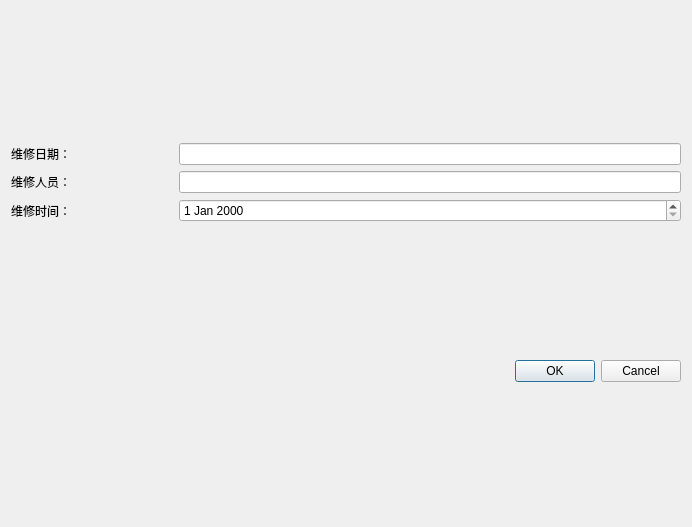
<?xml version="1.0" encoding="UTF-8"?>
<ui version="4.0">
 <class>addDataDialog_2</class>
 <widget class="QDialog" name="addDataDialog_2">
  <property name="geometry">
   <rect>
    <x>0</x>
    <y>0</y>
    <width>692</width>
    <height>527</height>
   </rect>
  </property>
  <property name="windowTitle">
   <string>添加维修记录</string>
  </property>
  <layout class="QGridLayout" name="gridLayout">
   <item row="0" column="0">
    <layout class="QVBoxLayout" name="verticalLayout">
     <item>
      <layout class="QHBoxLayout" name="horizontalLayout">
       <item>
        <widget class="QLabel" name="label">
         <property name="minimumSize">
          <size>
           <width>162</width>
           <height>0</height>
          </size>
         </property>
         <property name="maximumSize">
          <size>
           <width>162</width>
           <height>16777215</height>
          </size>
         </property>
         <property name="text">
          <string>维修日期：</string>
         </property>
        </widget>
       </item>
       <item>
        <widget class="QLineEdit" name="lineEdit"/>
       </item>
      </layout>
     </item>
     <item>
      <layout class="QHBoxLayout" name="horizontalLayout_2">
       <item>
        <widget class="QLabel" name="label_2">
         <property name="minimumSize">
          <size>
           <width>162</width>
           <height>0</height>
          </size>
         </property>
         <property name="maximumSize">
          <size>
           <width>162</width>
           <height>16777215</height>
          </size>
         </property>
         <property name="text">
          <string>维修人员：</string>
         </property>
        </widget>
       </item>
       <item>
        <widget class="QLineEdit" name="lineEdit_2"/>
       </item>
      </layout>
     </item>
     <item>
      <layout class="QHBoxLayout" name="horizontalLayout_3">
       <item>
        <widget class="QLabel" name="label_3">
         <property name="minimumSize">
          <size>
           <width>162</width>
           <height>0</height>
          </size>
         </property>
         <property name="maximumSize">
          <size>
           <width>162</width>
           <height>16777215</height>
          </size>
         </property>
         <property name="text">
          <string>维修时间：</string>
         </property>
        </widget>
       </item>
       <item>
        <widget class="QDateEdit" name="dateEdit"/>
       </item>
      </layout>
     </item>
    </layout>
   </item>
   <item row="1" column="0">
    <widget class="QDialogButtonBox" name="buttonBox">
     <property name="orientation">
      <enum>Qt::Horizontal</enum>
     </property>
     <property name="standardButtons">
      <set>QDialogButtonBox::Cancel|QDialogButtonBox::Ok</set>
     </property>
    </widget>
   </item>
  </layout>
 </widget>
 <resources/>
 <connections>
  <connection>
   <sender>buttonBox</sender>
   <signal>accepted()</signal>
   <receiver>addDataDialog_2</receiver>
   <slot>accept()</slot>
   <hints>
    <hint type="sourcelabel">
     <x>248</x>
     <y>254</y>
    </hint>
    <hint type="destinationlabel">
     <x>157</x>
     <y>274</y>
    </hint>
   </hints>
  </connection>
  <connection>
   <sender>buttonBox</sender>
   <signal>rejected()</signal>
   <receiver>addDataDialog_2</receiver>
   <slot>reject()</slot>
   <hints>
    <hint type="sourcelabel">
     <x>316</x>
     <y>260</y>
    </hint>
    <hint type="destinationlabel">
     <x>286</x>
     <y>274</y>
    </hint>
   </hints>
  </connection>
 </connections>
</ui>
